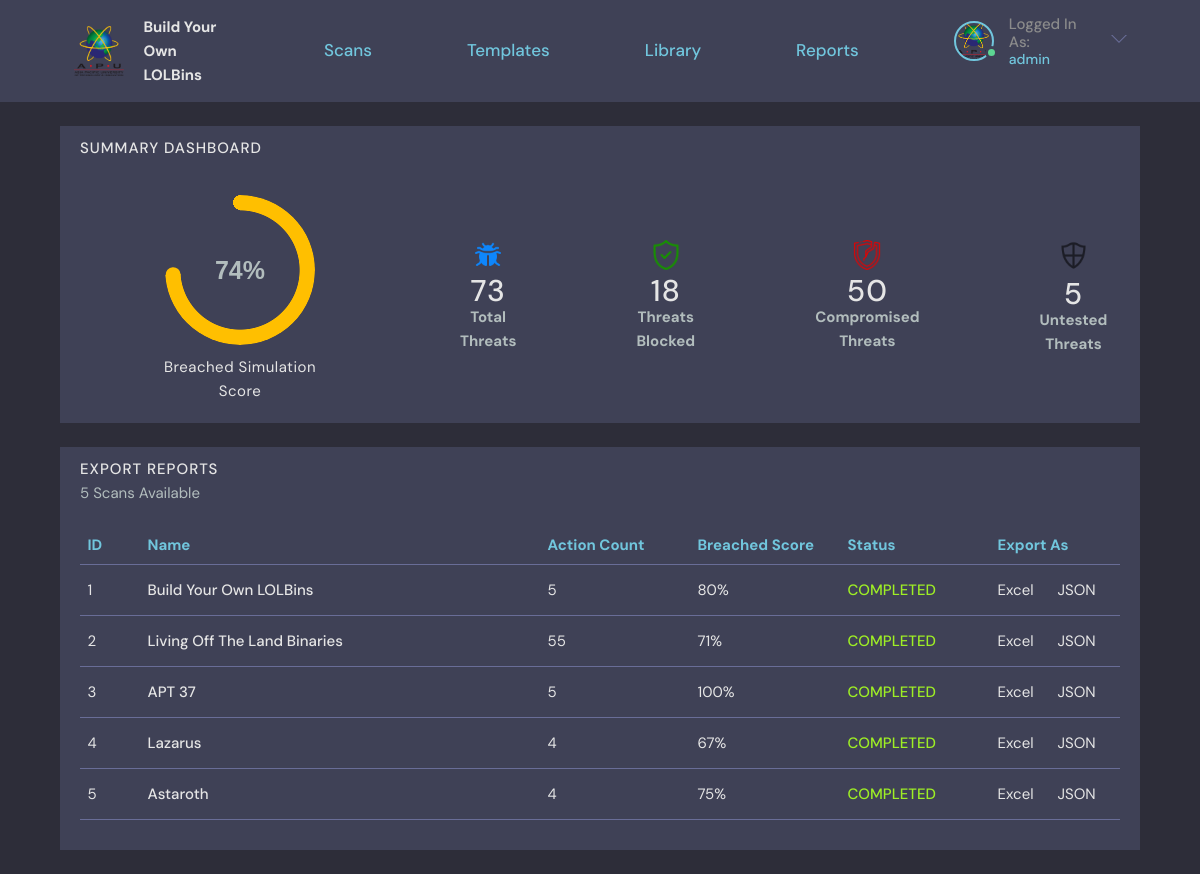
/report/ (signed in), run on the app's committed database.
### base/models.py (models this page shows, shortened)
class Scan(models.Model):
    user = models.ForeignKey(User, on_delete=SET_NULL, null=True, verbose_name = u'Owner')
    name = models.CharField(max_length=200, default="New Scan")
    description = models.TextField(null=True, blank=True)
    updated = models.DateTimeField(auto_now=True)
    created = models.DateTimeField(auto_now_add=True)
    STATUS_CHOICES = (
    ("STOPPED", "STOPPED"),
    ("COMPLETED", "COMPLETED"),
    ("RUNNING", "RUNNING"),
    ("ERROR", "ERROR"))
    status = models.CharField(max_length=15, choices=STATUS_CHOICES, default='STOPPED')
    ip = models.CharField("IP Address", max_length=15, default="127.0.0.1")
    username = models.CharField("Machine Username", max_length=30, default="admin")
    password = models.CharField("Machine Password", max_length=50, default="admin")
    task = models.TextField(null=True, blank=True)
    class Meta:
        ordering = ['-updated', '-created']
        verbose_name = 'Scan'

### base/views.py (the view)
# urls.py: path('report/', views.report, name="report"),
@login_required(login_url='login')
def report(request):
    userScans = Scan.objects.filter(user=request.user).order_by('created')
    action_list = []
    blocked_list = []
    compromised_list = []
    untested_list = []
    score_list = []
    for scan in userScans:
        threat_count = 0
        blocked_count = 0
        compromised_count = 0
        untested_count = 0
        score_count = 0
        for simulation in scan.simulation_set.all():
            for userVariant in simulation.UserVariant.all():
                threat_count += 1
                if userVariant.detected == False:
                    compromised_count += 1
                elif userVariant.detected == True:
                    blocked_count += 1
                else:
                    untested_count += 1
        if threat_count - untested_count == 0:
            score_count = 0
        else:
            score_count = (compromised_count / (threat_count - untested_count)) * 100
            score_count = round(score_count)
        action_list.append(threat_count)
        blocked_list.append(blocked_count)
        compromised_list.append(compromised_count)
        untested_list.append(untested_count)
        score_list.append(score_count)
    if (addIndex(action_list) - addIndex(untested_list)) == 0:
        score = 0
    else:
        score = (addIndex(compromised_list) / (addIndex(action_list) - addIndex(untested_list))) * 100
        score = round(score)
    context = {'threat_count': addIndex(action_list), 'blocked_count': addIndex(blocked_list), 'compromised_count': addIndex(compromised_list), 'untested_count': addIndex(untested_list), 'score': score, 'score_list': score_list, 'userScans': userScans, 'action_list': action_list}
    return render(request, 'base/report.html', context)

### base/templatetags/maps_tags.py (called while the page is built)
@register.filter
def index(sequence, position):
    return sequence[position]

### base/utilities.py (called while the page is built)
def addIndex(myList):
    sum = 0
    for item in myList:
        sum += item
    return sum

### base/templates/base/report.html (shortened to what this page needs)
{% extends 'main.html' %}
{% block content %}
{% load static %}
{% load maps_tags %}
<main class="auth layout">
    <div class="container-column">
        <div class="roomListRoom__square">
            <div>
                <h2>Summary Dashboard</h2>
            </div>
            <div class="roomListRoom__flex">
                <div style="margin-left: 8rem; margin-right: 9rem; text-align: center;">
                    {% if score < 60 %}
                      <div class="pie animate" style="--p:{{score}};--b:15px;--c:#32CD32"> {{score}}%</div>
                    {% elif score < 90 %}
                      <div class="pie animate" style="--p:{{score}};--b:15px;--c:#ffbf00"> {{score}}%</div>
                    {% elif score >= 90 %}
                      <div class="pie animate" style="--p:{{score}};--b:15px;--c:#d2222d"> {{score}}%</div>
                    {% endif %}
                    <h3>Breached Simulation Score</h3>
                </div>
                <div style="margin-left: 5rem; margin-right: 7rem; text-align: center;;">
                  <img src="{% static 'images/bug.png' %}" style="width: 3rem; height: 3rem;"/>
                  <h2 style="margin-bottom: 0rem; font-size: 3rem;">{{threat_count}}</h2>
                  <h4 style="margin-top: -1rem;">Total Threats</h4>
                </div>
                <div style="margin-left: 5rem; margin-right: 7rem; text-align: center;;">
                  <img src="{% static 'images/protected.png' %}" style="width: 3rem; height: 3rem;"/>
                  <h2 style="margin-bottom: 0rem; font-size: 3rem;">{{blocked_count}}</h2>
                  <h4 style="margin-top: -1rem;">Threats Blocked</h4>
                </div>
                <div style="margin-left: 5rem; margin-right: 7rem; text-align: center;;">
                  <img src="{% static 'images/compromised.png' %}" style="width: 3rem; height: 3rem;"/>
                  <h2 style="margin-bottom: 0rem; font-size: 3rem;">{{compromised_count}}</h2>
                  <h4 style="margin-top: -1rem;">Compromised Threats</h4>
                </div>
                <div style="margin-left: 5rem; margin-right: 7rem; text-align: center;;">
                    <img src="{% static 'images/neutral.png' %}" style="width: 3.5rem; height: 3.5rem;"/>
                    <h2 style="margin-bottom: 0rem; font-size: 3rem;">{{untested_count}}</h2>
                    <h4 style="margin-top: -1rem;">Untested Threats</h4>
                </div>
            </div>
        </div>
        <div class="roomListRoom__square">
            <div>
                <h2 style="margin-bottom: 0rem;">Export Reports</h2>
                <p style="margin-bottom: 2rem;">{{userScans.all.count}} Scans Available</p>
            </div>
            <table id="scan-table" class="table">
                <thead>
                    <tr>
                        <th scope="col">ID</th>
                        <th scope="col">Name</th>
                        <th scope="col">Action Count</th>
                        <th scope="col">Breached Score</th>
                        <th scope="col">Status</th>
                        <th scope="col">Export As</th>
                    </tr>
                </thead>
                <tbody>
                    {% if userScans.all.count != 0 %}
                        {% for scan in userScans %}
                            <tr>
                                <td style="width: 6rem;">{{forloop.counter}}</td>
                                <td style="font-weight: 500">{{scan.name}}</td>
                                <td style="width: 15rem;"">{{action_list|index:forloop.counter0}}</td>
                                <td style="width: 15rem;"">{{score_list|index:forloop.counter0}}%</td>
                                {% if scan.status == 'STOPPED' %}
                                    <td style="width: 15rem;color: #F78F8F;font-weight: 500">{{scan.status}}</td>
                                {% elif scan.status == 'COMPLETED'%}
                                    <td style="width: 15rem;color: #9EEE25;font-weight: 500">{{scan.status}}</td>
                                {% else %}
                                    <td style="width: 15rem;color: #FCC419;font-weight: 500">{{scan.status}}</td>
                                {% endif %}
                                <td style="width: 13rem;">
                                    <a href="{% url 'export-excel' scan.id %}" style="padding-right: 2rem">Excel</a>
                                    <a href="{% url 'export-json' scan.id %}">JSON</a>
                                </td>
                            </tr>
                        {% endfor %}
                    {% endif %}
                </tbody>
            </table>
        </div>
    </div>
</main>
{% endblock content %}

### templates/navigationBar.html (shortened to what this page needs)
{% load static %}
<header class="header header--loggedIn">
  <div class="container">
    <a href="{% url 'home' %}" class="header__logo">
      <img src="{% static 'images/APU.png' %}" style="width:50px;height:50px;"/>
      <h1>
        Build Your<br>
        Own LOLBins
      </h1>
    </a>
    <a href="{% url 'home' %}" class="header__text">
      <h2>Scans</h2>
    </a>
    <a href="{% url 'template' %}" class="header__text">
      <h2>Templates</h2>
    </a>
    <a href="{% url 'library' %}" class="header__text">
      <h2>Library</h2>
    </a>
    <a href="{% url 'report' %}" class="header__text">
      <h2>Reports</h2>
    </a>
    <nav class="header__menu">
      {% if request.user.is_authenticated %}
          <div class="header__user">
            <a href="{% url 'user-profile' request.user.id%}">
                <div class="avatar avatar--medium active">
                <img src="{% static 'images/APU.png' %}" />
                </div>
                <p>Logged In As:<span>{{request.user}}</span></p>
            </a>
            <button class="dropdown-button">
                <svg version="1.1" xmlns="http://www.w3.org/2000/svg" width="32" height="32" viewBox="0 0 32 32">
                <title>chevron-down</title>
                <path d="M16 21l-13-13h-3l16 16 16-16h-3l-13 13z"></path>
                </svg>
            </button>
          </div>
      {% else %}
          <a href="{% url 'login' %}">
              <img src="{% static 'images/avatar.svg' %}" />
              <p>Login</p>
          </a>
      {% endif %}
    </nav>
  </div>
</header>

### data on the page
Scan: name "Build Your Own LOLBins", counter0 "5", counter0 "80", status "COMPLETED"
Scan: name "Living Off The Land Binaries", counter0 "55", counter0 "71", status "COMPLETED"
Scan: name "APT 37", counter0 "5", counter0 "100", status "COMPLETED"
Scan: name "Lazarus", counter0 "4", counter0 "67", status "COMPLETED"
Scan: name "Astaroth", counter0 "4", counter0 "75", status "COMPLETED"

### other printed values
{{ request.user }} "admin"
{{ score }} "74"
{{ threat_count }} "73"
{{ blocked_count }} "18"
{{ compromised_count }} "50"
{{ untested_count }} "5"
{{ userScans.all.count }} "5"
